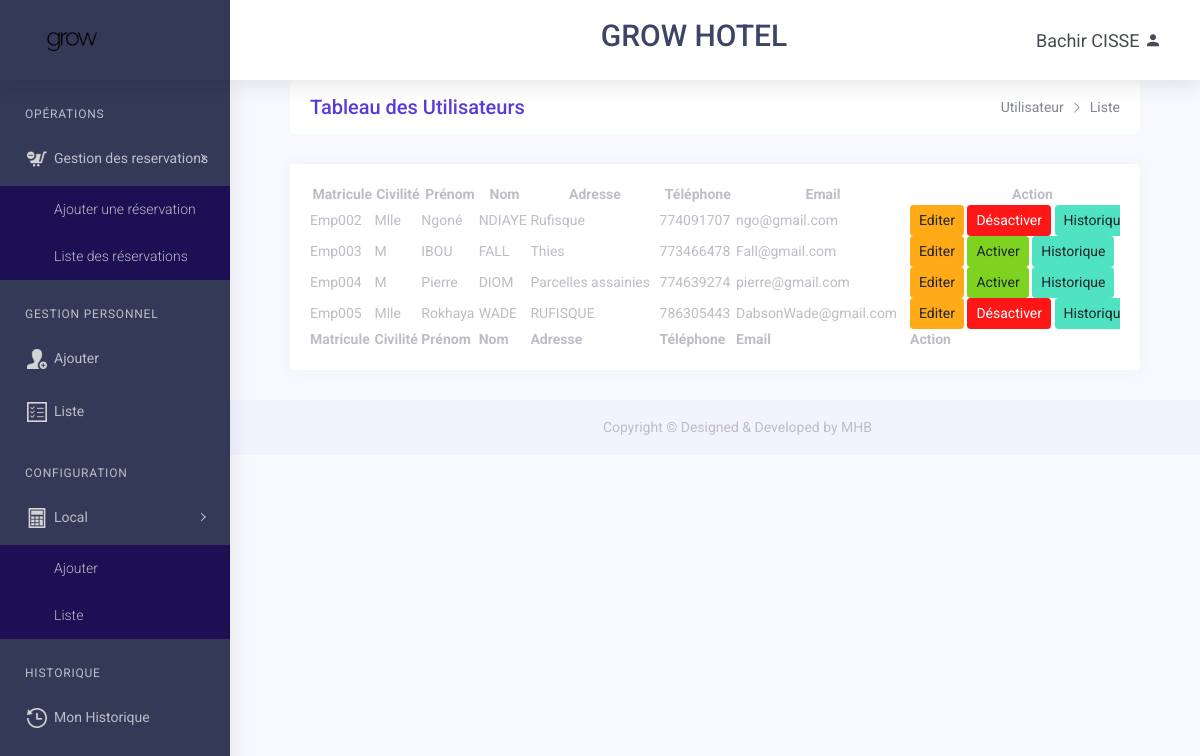
The app's page /Personnel/liste (signed in) with its own data.
### tables this page shows
CREATE TABLE `utilisateur` (
  `idUtilisateur` int(11) NOT NULL,
  `login` varchar(100) NOT NULL,
  `mdp` varchar(255) DEFAULT NULL,
  `etatUtilisateur` tinyint(4) NOT NULL DEFAULT 1,
  `idPersonneF` int(11) NOT NULL
);

CREATE TABLE `personne` (
  `idPersonne` int(11) NOT NULL,
  `matricule` varchar(20) DEFAULT NULL,
  `nomPersonne` varchar(50) DEFAULT NULL,
  `prenomPersonne` varchar(100) DEFAULT NULL,
  `telephonePersonne` varchar(30) DEFAULT NULL,
  `emailPersonne` varchar(255) DEFAULT NULL,
  `civilitePersonne` varchar(10) DEFAULT NULL,
  `adressePersonne` varchar(255) DEFAULT NULL,
  `etatPersonne` tinyint(4) NOT NULL DEFAULT 1,
  `idTypePersonneF` int(11) NOT NULL
);

### app/controllers/PersonnelCtrl.php (called while the page is built, shortened)
<?php
class PersonnelCtrl extends Controller
{
    public function __construct(){
         $this->personnelModel = $this->model('Personnel');
    }
    public function liste(){
        $users =$this->personnelModel->getPersonnel();
        $data = [
            "users" => $users
        ];
        $this->view('personnel/liste',$data);
    }
}

### app/libraries/Render.php (called while the page is built)
<?php
class Render
{
    public static function body()
    {
        $init = new Core();
    }
}

### app/libraries/Database.php (called while the page is built, shortened)
<?php
    class Database{
        private $host = DB_HOST;
        private $user = DB_USER;
        private $pass = DB_PASS;
        private $dbname = DB_NAME;
        private $dbh;
        private $stmt;
        public function __construct(){
            $dsn = 'mysql:host=' . $this->host . ';dbname=' . $this->dbname.';charset=utf8';
            $options = array(
                PDO::ATTR_PERSISTENT => true,
                PDO::ATTR_ERRMODE => PDO::ERRMODE_EXCEPTION
            );
            try {
                $this->dbh = new PDO($dsn,$this->user,$this->pass,$options);
            } catch (PDOException $e) {
                $this->error = $e->getMessage();
                echo $this->error;
            }
        }
        public function query($sql){
            $this->stmt = $this->dbh->prepare($sql);
        }
        public function execute(){
            return $this->stmt->execute();
        }
        public function resultSet(){
            $this->execute();
            return $this->stmt->fetchAll(PDO::FETCH_OBJ);
        }
    }

### app/libraries/Model.php (called while the page is built, shortened)
<?php
class Model
{
    public function __construct(){
        $this->db = new Database();
    }
}

### app/models/Personnel.php (called while the page is built, shortened)
<?php
class Personnel extends Model
{
    public function getPersonnel()
    {
        $this->db->query(" SELECT * FROM utilisateur u, typePersonne t, personne p
        WHERE
         t.idTypePersonne = p.idTypePersonneF
        AND u.idPersonneF=p.idPersonne ");
        return $this->db->resultSet();
    }
}

### app/libraries/Utils.php (called while the page is built, shortened)
<?php
require_once 'Database.php';
function linkTo($controller = 'personnel', $method = '', $param1 = '', $param2 = '')
{
    if (empty($method))
        return URLROOT . '/' . $controller;
    elseif (empty($param1))
        return URLROOT . '/' . $controller . '/' . $method;
    elseif (empty($param2))
        return URLROOT . '/' . $controller . '/' . $method . '/' . $param1;
    else
        return URLROOT . '/' . $controller . '/' . $method . '/' . $param1 . '/' . $param2;
}

### app/views/personnel/liste.php (the view)
<div class="container-fluid">
                <div class="row page-titles mx-0">
                    <div class="col-sm-6 p-md-0">
                        <div class="welcome-text">
                            <h4>Tableau des Utilisateurs</h4>
                        </div>
                    </div>
                    <div class="col-sm-6 p-md-0 justify-content-sm-end mt-2 mt-sm-0 d-flex">
                        <ol class="breadcrumb">
                            <li class="breadcrumb-item"><a href="javascript:void(0)">Utilisateur</a></li>
                            <li class="breadcrumb-item active"><a href="javascript:void(0)">Liste</a></li>
                        </ol>
                    </div>
                </div>
                <div class="row">
                    <div class="col-12">
                        <div class="card">
                            <div class="card-body">
                                <div class="table-responsive">
                                    <table id="example" class="display" style="min-width: 845px">
                                        <thead>
                                            <tr align="center">
                                                <th>Matricule</th>
                                                <th>Civilité</th>
                                                <th>Prénom </th>
                                                <th>Nom</th>
                                                <th>Adresse</th>
                                                <th>Téléphone</th>
                                                <th>Email</th>
                                                <th>Action</th>
                                            </tr>
                                        </thead>
                                        <tbody>
                                        <?php
                                            foreach($users as $user){
                                                if($user->idPersonne  !=  $_SESSION['connectedUser']->idPersonne ){ ?>
                                                 <tr>
                                                <td><?= $user->matricule ?></td>
                                                <td><?= $user->civilitePersonne ?></td>
                                                <td><?= $user->prenomPersonne ?></td>
                                                <td><?= $user->nomPersonne ?></td>
                                                <td><?= $user->adressePersonne ?></td>
                                                <td><?= $user->telephonePersonne ?></td>
                                                <td><?= $user->emailPersonne ?></td>
                                                <td>
                                                <a href="<?=linkTo('Personnel', 'edit',$user->idPersonne)?>" class='btn btn-sm btn-warning'>Editer</a>
                                                <a href="<?=linkTo('Personnel', 'activePersonne', $user->idUtilisateur)?>" class='btn btn-sm <?= ($user->etatUtilisateur == 0 ? "btn-success" : "btn-danger") ?>'><?= ($user->etatUtilisateur == 0 ? "Activer" : "Désactiver") ?></a>
                                                <a href="<?=linkTo('Utilisateur', '')?>" class='btn btn-sm btn-info'>Historique</a>
                                                </td>
                                            </tr>
                                        <?php   } }
                                        ?>
                                        </tbody>
                                        <tfoot>
                                        <tr>
                                        <th>Matricule</th>
                                                <th>Civilité</th>
                                                <th>Prénom </th>
                                                <th>Nom</th>
                                                <th>Adresse</th>
                                                <th>Téléphone</th>
                                                <th>Email</th>
                                                <th>Action</th>
                                            </tr>
                                        </tfoot>
                                    </table>
                                </div>
                            </div>
                        </div>
                    </div>
                </div>
            </div>

### public/css/main.css (style rules this page uses)
html { line-height: 1.15; -ms-text-size-adjust: 100%; -webkit-text-size-adjust: 100%; }
body { margin: 0; }
a { background-color: transparent; -webkit-text-decoration-skip: objects; }
html { height: 100%; }
* { box-sizing: border-box; }

### records on screen
utilisateur: idPersonneF.matricule "Emp002", idPersonneF.civilitePersonne "Mlle", idPersonneF.prenomPersonne "Ngoné", idPersonneF.nomPersonne "NDIAYE", idPersonneF.adressePersonne "Rufisque", idPersonneF.telephonePersonne "774091707", idPersonneF.emailPersonne "ngo@gmail.com", etatUtilisateur "Désactiver"
utilisateur: idPersonneF.matricule "Emp003", idPersonneF.civilitePersonne "M", idPersonneF.prenomPersonne "IBOU", idPersonneF.nomPersonne "FALL", idPersonneF.adressePersonne "Thies", idPersonneF.telephonePersonne "773466478", idPersonneF.emailPersonne "Fall@gmail.com", etatUtilisateur "Activer"
utilisateur: idPersonneF.matricule "Emp004", idPersonneF.civilitePersonne "M", idPersonneF.prenomPersonne "Pierre", idPersonneF.nomPersonne "DIOM", idPersonneF.adressePersonne "Parcelles assainies", idPersonneF.telephonePersonne "774639274", idPersonneF.emailPersonne "pierre@gmail.com", etatUtilisateur "Activer"
utilisateur: idPersonneF.matricule "Emp005", idPersonneF.civilitePersonne "Mlle", idPersonneF.prenomPersonne "Rokhaya", idPersonneF.nomPersonne "WADE", idPersonneF.adressePersonne "RUFISQUE", idPersonneF.telephonePersonne "786305443", idPersonneF.emailPersonne "DabsonWade@gmail.com", etatUtilisateur "Désactiver"

### other values on screen
Role::nomComplet() "Bachir CISSE"
